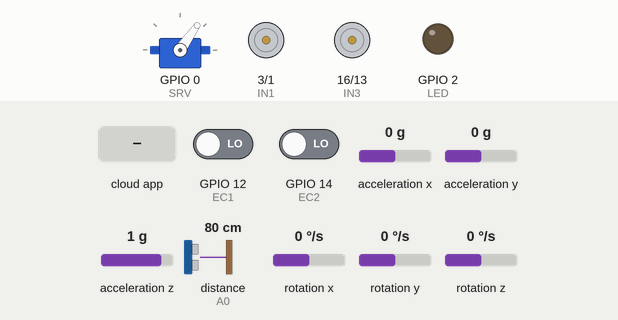
Recording of a sketch running on a simulated ESP8266 (NodeMCU). Shown: servo, motor-driver pin pairs drawn as motors (green arrow = first pin HIGH = forward, orange = second pin HIGH = backward, longer = more drive), output pins drawn as LEDs (lit = HIGH). Inputs (shaded band) come from the test bench; at power-on: GPIO 12 (EC1) LOW, GPIO 14 (EC2) LOW, acceleration x 0 g, acceleration y 0 g, acceleration z 1 g, distance to the obstacle (sensor on A0) 80 cm, rotation x 0 °/s, rotation y 0 °/s, rotation z 0 °/s. WiFi joins after 1.5 s; servers stay silent unless stated; the ROS host is connected and sends only what is stated; what the sketch prints to the serial monitor is not drawn.

Above: at 3.2 s.
3.3 s: the phone or cloud app sets linear.x to -100
At 4.1 s:
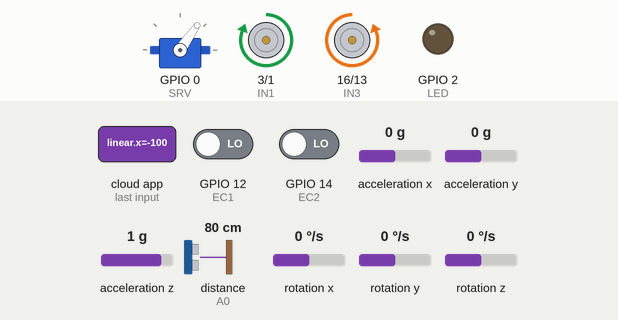
4.8 s: the phone or cloud app sets ir_motor to 0
At 5.4 s:
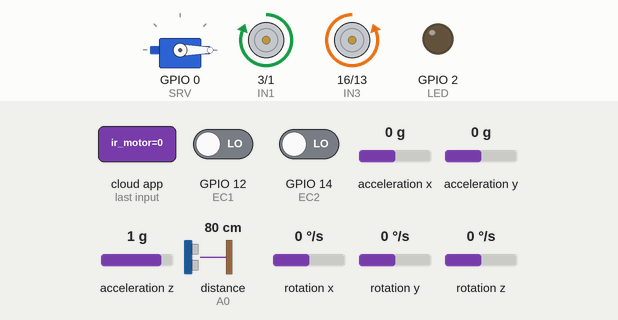
6.3 s: the phone or cloud app sets linear.x to 0
At 6.7 s:
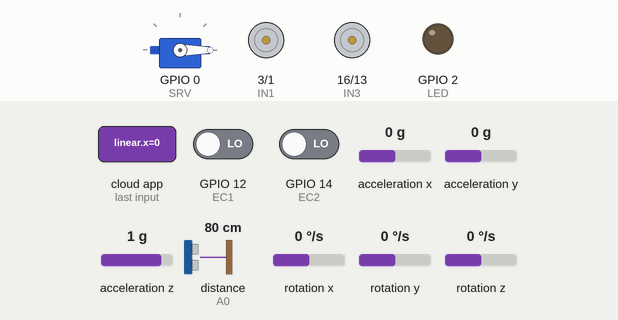
7.8 s: the phone or cloud app sets angular.z to -100
At 9.0 s:
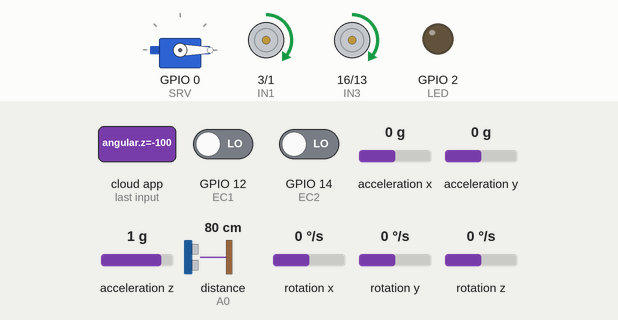
9.3 s: the phone or cloud app sets angular.z to 100
At 10.5 s:
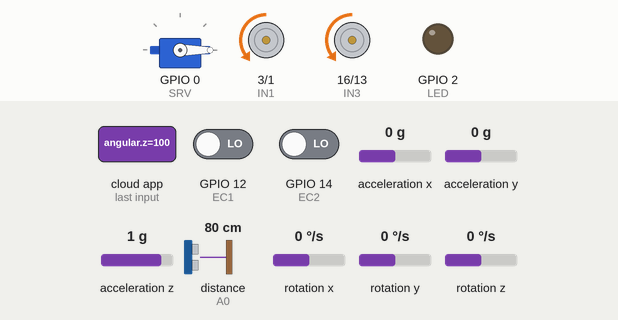
10.8 s: the phone or cloud app sets ir_motor to 45
At 12.0 s:
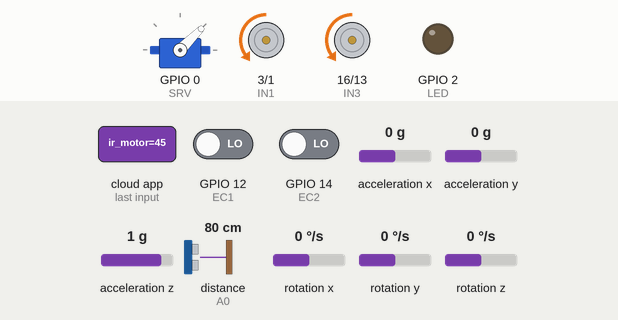
Timing chart, 0 to 13.3 s (numbered marks = the images above; inputs shaded):
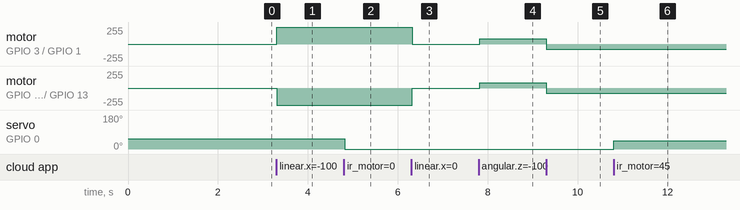

The sketch:

firmware.ino
```cpp
#include <ESP8266WiFi.h>
#include <ros.h>
#include <geometry_msgs/Twist.h>
#include <std_msgs/Float32.h>
#include <std_msgs/UInt16.h>
#include <std_msgs/String.h>
#include <string.h>
#include <Servo.h>
#include <SharpIR.h>
#include "Wire.h"

// ---- biblioteca mpu
#include "I2Cdev.h"
#include "MPU6050_6Axis_MotionApps20.h"

MPU6050 mpu;
#define OUTPUT_READABLE_YAWPITCHROLL

// MPU control/status vars
bool dmpReady = false;  // set true if DMP init was successful
uint8_t devStatus;      // return status after each device operation (0 = success, !0 = error)
uint16_t packetSize;    // expected DMP packet size (default is 42 bytes)
uint16_t fifoCount;     // count of all bytes currently in FIFO
uint8_t fifoBuffer[64]; // FIFO storage buffer

// orientation/motion vars
float ypr[3];        // [yaw, pitch, roll]   yaw/pitch/roll container and gravity vector
Quaternion q;        // [w, x, y, z]         quaternion container
VectorInt16 aa;      // [x, y, z]            accel sensor measurements
VectorInt16 aaReal;  // [x, y, z]            gravity-free accel sensor measurements
VectorInt16 aaWorld; // [x, y, z]            world-frame accel sensor measurements
VectorFloat gravity; // [x, y, z]            gravity vector
float euler[3];      // [psi, theta, phi]    Euler angle container

unsigned long timer = 0;

// Define model and input pin:
SharpIR SharpSensor = SharpIR(A0, 1080);

#define debug 10
#define base_port 11411 // usar outros números para ligar mais robôs na mesma porta

//----------------------
#define top_cmd_vel "/bob1/cmd_vel"
#define top_servo   "/bob1/ir_motor"
#define top_sharp   "/bob1/ir_sensor"
#define top_imu     "/bob1/heading"
#define top_renc    "/bob1/raw/right_ticks"
#define top_lenc    "/bob1/raw/left_ticks"
//----------------------

Servo servo;
int pos = 0;
int dir = 0;
//----------------------
// Ponte-H
int IN1 = 3;
int IN2 = 1;
int IN3 = 16;
int IN4 = 13;
int LED = 2;
int SRV = 0;
int EC1 = 12;
int EC2 = 14;
//----------------------

int EC1_count = 0;
int EC2_count = 0;

struct config_t
{
    const char *ssid = "Manifesto";
    const char *password = "proletario837";

    uint16_t serverPort = base_port;
    int serverIP[4] = {192, 168, 82, 255}; // "ip do computador com roscore"
                                          //  int serverIP[4] = {10, 0, 2, 15}; // "ip do computador com roscore"
    int robot = 0;
    char *topic_servo = top_servo;
    char *topic_lenc = top_lenc;
    char *topic_renc = top_renc;
    char *topic_cmd_vel = top_cmd_vel;
    char *topic_sharp = top_sharp;
    char *topic_imu = top_imu;
} configuration;

std_msgs::Float32 sharp_msg, lenc_msg, renc_msg, yaw_msg, imu_msg;
ros::Publisher pub_lenc(configuration.topic_lenc, &lenc_msg);
ros::Publisher pub_renc(configuration.topic_renc, &renc_msg);
ros::Publisher pub_sharp(configuration.topic_sharp, &sharp_msg);
ros::Publisher pub_imu(configuration.topic_imu, &imu_msg);
ros::Subscriber<geometry_msgs::Twist> sub_cmd_vel(configuration.topic_cmd_vel, &odometry_cb);
ros::Subscriber<std_msgs::UInt16> sub_servo(configuration.topic_servo, servo_cb);

void odometry_cb(const geometry_msgs::Twist &msg)
{
    float forward, lateral, wheelL, wheelR, wlength = 0.115, wradius = 0.0685 / 2, reduction = 48;
    forward = msg.linear.x;
    lateral = msg.angular.z;

    wheelR = ((forward / wradius) + (lateral * wlength) / (2 * wradius)) * reduction;
    wheelL = ((forward / wradius) - (lateral * wlength) / (2 * wradius)) * reduction;

    sharp_msg.data = wheelR;

    if (wheelR >= 0)
    {
        analogWrite(IN2, wheelR);
        analogWrite(IN1, 0);
    }
    else
    {
        analogWrite(IN2, 0);
        analogWrite(IN1, abs(wheelR));
    }
    if (wheelL >= 0)
    {
        analogWrite(IN3, wheelL);
        analogWrite(IN4, 0);
    }
    else
    {
        analogWrite(IN3, 0);
        analogWrite(IN4, abs(wheelL));
    }
}

void servo_cb(const std_msgs::UInt16 &cmd_msg)
{
    servo.write(cmd_msg.data); // set servo angle, should be from 0-180
}

void setupWiFi()
{ // connect to ROS server as as a client
    if (debug)
    {
        Serial.print("Connecting wifi to ");
        Serial.println(configuration.ssid);
    }
    WiFi.begin(configuration.ssid, configuration.password);
    while (WiFi.status() != WL_CONNECTED)
    {
        delay(500);
        if (debug)
            Serial.print(".");
    }
    if (debug)
    {
        Serial.println("");
        Serial.println("WiFi connected");
        Serial.print("IP address: ");
        Serial.println(WiFi.localIP());
    }
}

ros::NodeHandle nh;
void loopconnect()
{

  if (nh.connected()) {
    Serial.println("Connected");
    // Say hello

  } else {
    Serial.println("Not Connected");
  }
  nh.spinOnce();
  // Loop exproximativly at 1Hz
  delay(1000);
}


void IRAM_ATTR ISR_EC1()
{
    EC1_count++;
}
void IRAM_ATTR ISR_EC2()
{
    EC2_count++;
}

void setup_imu()
{
    Wire.begin();
    Wire.setClock(400000); // 400kHz I2C clock. Comment this line if having compilation difficulties

    // initialize device
    Serial.println(F("Initializing I2C devices..."));
    mpu.initialize();

    // verify connection
    Serial.println(F("Testing device connections..."));
    Serial.println(mpu.testConnection() ? F("MPU6050 connection successful") : F("MPU6050 connection failed"));

    // load and configure the DMP
    Serial.println(F("Initializing DMP..."));
    devStatus = mpu.dmpInitialize();

    // supply your own gyro offsets here, scaled for min sensitivity
    mpu.setXGyroOffset(220);
    mpu.setYGyroOffset(76);
    mpu.setZGyroOffset(-85);
    mpu.setZAccelOffset(1788); // 1688 factory default for my test chip

    // make sure it worked (returns 0 if so)
    if (devStatus == 0)
    {
        // Calibration Time: generate offsets and calibrate our MPU6050
        mpu.CalibrateAccel(6);
        mpu.CalibrateGyro(6);
        mpu.PrintActiveOffsets();

        // turn on the DMP
        Serial.println(F("Enabling DMP..."));
        mpu.setDMPEnabled(true);

        // set our DMP Ready flag so the main loop() function knows it's okay to use it
        Serial.println(F("DMP ready! Waiting for first interrupt..."));
        dmpReady = true;

        // get expected DMP packet size for later comparison
        packetSize = mpu.dmpGetFIFOPacketSize();
    }

    else
    {
        // ERROR!
        // 1 = initial memory load failed
        // 2 = DMP configuration updates failed
        // (if it's going to break, usually the code will be 1)
        Serial.print(F("DMP Initialization failed (code "));
        Serial.print(devStatus);
        Serial.println(F(")"));
    }
}

float get_yaw()
{
    // if programming failed, don't try to do anything
    if (!dmpReady)
        return 0.0; // Retorna 0 se o DMP não estiver pronto

    // read a packet from FIFO
    if (mpu.dmpGetCurrentFIFOPacket(fifoBuffer))
    { // Get the Latest packet

        // display Euler angles in radians
        mpu.dmpGetQuaternion(&q, fifoBuffer);
        mpu.dmpGetGravity(&gravity, &q);
        mpu.dmpGetYawPitchRoll(ypr, &q, &gravity);
        Serial.print("ypr\t"); // print yaw
        Serial.print(ypr[0]);
        Serial.print("\t");
        Serial.print(ypr[1]); // print pitch
        Serial.print("\t");
        Serial.println(ypr[2]); // print roll

        // return yaw
        return ypr[0];
    }

    // Retorna 0 se não for possível ler um pacote FIFO
    return 0.0;
}
void setup()
{

    configuration.serverPort = configuration.serverPort + configuration.robot;
    IPAddress server(configuration.serverIP[0], configuration.serverIP[1], configuration.serverIP[2], configuration.serverIP[3]); // Set the rosserial socket server IP address
    setupWiFi();

    // configure ros communication
    nh.getHardware()->setConnection(server, configuration.serverPort);
    nh.initNode();
    nh.subscribe(sub_cmd_vel);
    nh.subscribe(sub_servo);
    nh.advertise(pub_lenc);
    nh.advertise(pub_renc);
    nh.advertise(pub_sharp);
    nh.advertise(pub_imu);

    // configure GPIO's
    pinMode(IN1, OUTPUT);
    pinMode(IN2, OUTPUT);
    pinMode(IN3, OUTPUT);
    pinMode(IN4, OUTPUT);
    pinMode(LED, OUTPUT);

    // configure servo motor and put it at "position 0"
    servo.attach(SRV);
    servo.write(55);

    // configure interruption pins for encoder
    pinMode(EC1, INPUT);
    attachInterrupt(EC1, ISR_EC1, RISING);
    pinMode(EC2, INPUT);
    attachInterrupt(EC2, ISR_EC2, RISING);

    // initialize serial communication
    Serial.begin(115200);
    while (!Serial)
        ;

    // setup and calibration of the imu sensor
    setup_imu();
}

void loop()
{

    lenc_msg.data = EC1_count;
    pub_lenc.publish(&lenc_msg);

    renc_msg.data = EC2_count;
    pub_renc.publish(&renc_msg);

    sharp_msg.data = SharpSensor.getDistance() * 1.8;
    pub_sharp.publish(&sharp_msg);

    imu_msg.data = get_yaw();
    pub_imu.publish(&imu_msg);

    nh.spinOnce();
}
```

Measured:
- after the input at 3.3 s, motor on GPIO 3 (IN1) / GPIO 1 (IN2): stopped → forward 255/255 at once; motor on GPIO 16 (IN3) / GPIO 13 (IN4): stopped → backward 255/255 at once
- after the input at 4.8 s, servo on GPIO 0 (SRV): 55° → 0° at once
- after the input at 6.3 s, motor on GPIO 3 (IN1) / GPIO 1 (IN2): forward 255/255 → stopped at once; motor on GPIO 16 (IN3) / GPIO 13 (IN4): backward 255/255 → stopped at once
- after the input at 7.8 s, motor on GPIO 3 (IN1) / GPIO 1 (IN2), motor on GPIO 16 (IN3) / GPIO 13 (IN4): stopped → forward 80/255 at once
- after the input at 9.3 s, motor on GPIO 3 (IN1) / GPIO 1 (IN2), motor on GPIO 16 (IN3) / GPIO 13 (IN4): forward 80/255 → backward 80/255 at once
- after the input at 10.8 s, servo on GPIO 0 (SRV): 0° → 45° at once
